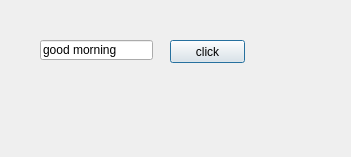
<?xml version="1.0" encoding="UTF-8"?>
<ui version="4.0">
 <class>Dialog</class>
 <widget class="QDialog" name="Dialog">
  <property name="geometry">
   <rect>
    <x>0</x>
    <y>0</y>
    <width>351</width>
    <height>157</height>
   </rect>
  </property>
  <property name="windowTitle">
   <string>Dialog</string>
  </property>
  <widget class="QPushButton" name="pb">
   <property name="geometry">
    <rect>
     <x>170</x>
     <y>40</y>
     <width>75</width>
     <height>23</height>
    </rect>
   </property>
   <property name="text">
    <string>click</string>
   </property>
  </widget>
  <widget class="QLineEdit" name="lineEdit">
   <property name="geometry">
    <rect>
     <x>40</x>
     <y>40</y>
     <width>113</width>
     <height>20</height>
    </rect>
   </property>
   <property name="text">
    <string>good morning</string>
   </property>
  </widget>
 </widget>
 <resources/>
 <connections/>
</ui>
